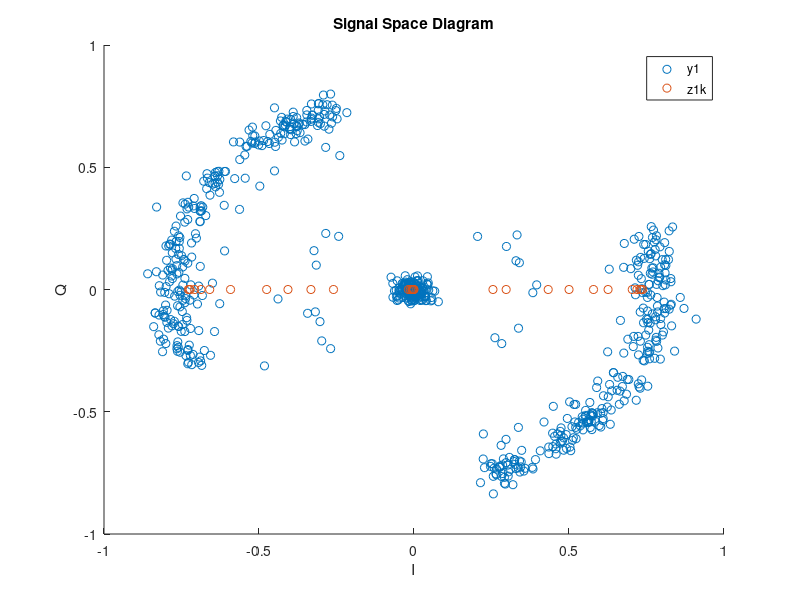
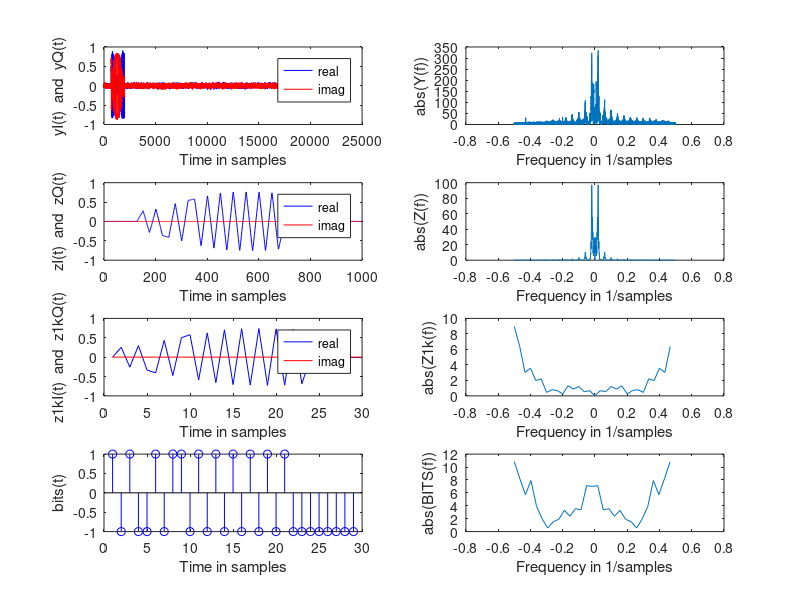

The MATLAB source for these figures, in order:
LL = 200; % Total number of bits Default is 1000
T = 1; % Symbol period in microsec. Default is 1
N = 11; % length of filter in symbol periods. Default is 11
alpha = 0; % alpha of sqrt raised cosine filter
fs = 25; % Over-sampling factor (Sampling frequency/symbol rate). Default is 100
Ns = floor(N*fs); % Number of filter samples
sigma = 1; % Noise standard deviation. Default is 1

clc

%% message

p1 = [zeros(ceil(Ns/2-fs/2),1) ; ones(fs,1) ; zeros(Ns-fs-ceil(Ns/2-fs/2),1) ]; 
p1 = p1/norm(p1)/sqrt(1/fs); % '1/fs' simply serves as 'delta' to approximate integral as sum
p1 = p1.';

dataSize = 3;
timingSync  = [-1 1 -1 1 -1 1 1 -1 -1 1 1 1 -1 -1 -1 1 1 -1 -1 1 -1 1];
pilot = [-1, -1, -1, 1];
msgSize = (dataSize + length(timingSync) + length(pilot));
xtraSize = 2*msgSize;
%load receivedsignal.mat;

% Received signal
if exist('receivedsignal.mat','file')
    load('receivedsignal.mat');
    y1 = receivedsignal.';
else
    disp(['Error! Did not find receivedsignal.mat file.'])
    return
end

if ~exist('receivedsignal','var')
    disp('Error! Loaded file does not contain the receivedsignal variable.')
    return;
end
% a = randn(size(x1));
% b = randn(size(x1));
% noiseZ= sigma/sqrt(2)*(a + j*b);
% 
% y1 = noiseZ + x1;



%% timing recovery

time_up = upsample(timingSync,fs);
toCorr = conv(time_up, p1);
[xcorred, lags] = xcorr(real(y1), real(toCorr));
%plot(xcorred);

[corrVal, offArg] = max(abs(xcorred));
offset = lags(offArg) + 125;
v1 = real(y1(offset:(offset+msgSize*fs)));

%% plot received bits
figure(1)
hold on;
title('Signal Space Diagram');
xlabel('I');
ylabel('Q');
scatter(real(y1(offset:(offset+msgSize*fs))), imag(y1(offset:(offset+msgSize*fs))));


%% demodulate

w1 = flipud(p1); 
z1 = conv(w1, v1)*(1/fs);








%% sample it


%z1k = z1(ceil(Ns)+ceil(delay*fs):fs:end);
%z1k = z1(offset:fs:(msgSize*fs)+offset);
z1k = z1(125:fs:(msgSize*fs)+125);

%% guess

%% plot sampled bits
scatter(real(z1k), imag(z1k), 'rx');
legend('y1', 'z1k');

bits1_hat = sign(real(z1k));

res = bits1_hat(2:end);
correcting = res(msgSize-dataSize:end);
if (correcting(1) == 1)
    msg = correcting(2:end);
else
    msg = -1 .* correcting(2:end);
end

%% mapping

data = (msg + 1) .* .5



%% plot stuff

figure(3)
clf
subplot(4,2,1)
plot(real(y1),'b')
hold on
plot(imag(y1),'r')
legend('real','imag')
ylabel('yI(t)  and  yQ(t)')
xlabel('Time in samples')

subplot(4,2,2)
plot([0:length(y1)-1]/length(y1)-0.5, abs(fftshift(fft(y1))))
ylabel('abs(Y(f))')
xlabel('Frequency in 1/samples')

subplot(4,2,3)
plot(real(z1),'b')
hold on
plot(imag(z1),'r')
zoom xon
legend('real','imag')
ylabel('zI(t)  and  zQ(t)')
xlabel('Time in samples')


subplot(4,2,4)
plot([0:length(z1)-1]/length(z1)-0.5, abs(fftshift(fft(z1))))
ylabel('abs(Z(f))')
xlabel('Frequency in 1/samples')


subplot(4,2,5)
plot(real(z1k),'b')
hold on
plot(imag(z1k),'r')
zoom xon
legend('real','imag')
ylabel('z1kI(t)  and  z1kQ(t)')
xlabel('Time in samples')


subplot(4,2,6)
plot([0:length(z1k)-1]/length(z1k)-0.5, abs(fftshift(fft(z1k))))
ylabel('abs(Z1k(f))')
xlabel('Frequency in 1/samples')


subplot(4,2,7)
stem(res,'b')
%hold on
%stem(msg,'r')
zoom xon
%legend('real')
ylabel('bits(t)')
xlabel('Time in samples')

subplot(4,2,8)
plot([0:length(res)-1]/length(res)-0.5, abs(fftshift(fft(res))))
ylabel('abs(BITS(f))')
xlabel('Frequency in 1/samples')

% figure(2)
% clf
% subplot(2,1,1)
% plot([0:length(x1)-1]/length(x1)-0.5, abs(fftshift(fft(x1))))
% ylabel('abs(X(f))')
% xlabel('Frequency in 1/samples')
% subplot(2,1,2)
% plot([0:length(y1)-1]/length(y1)-0.5, abs(fftshift(fft(y1))))
% ylabel('abs(Y(f))')
% xlabel('Frequency in 1/samples')
